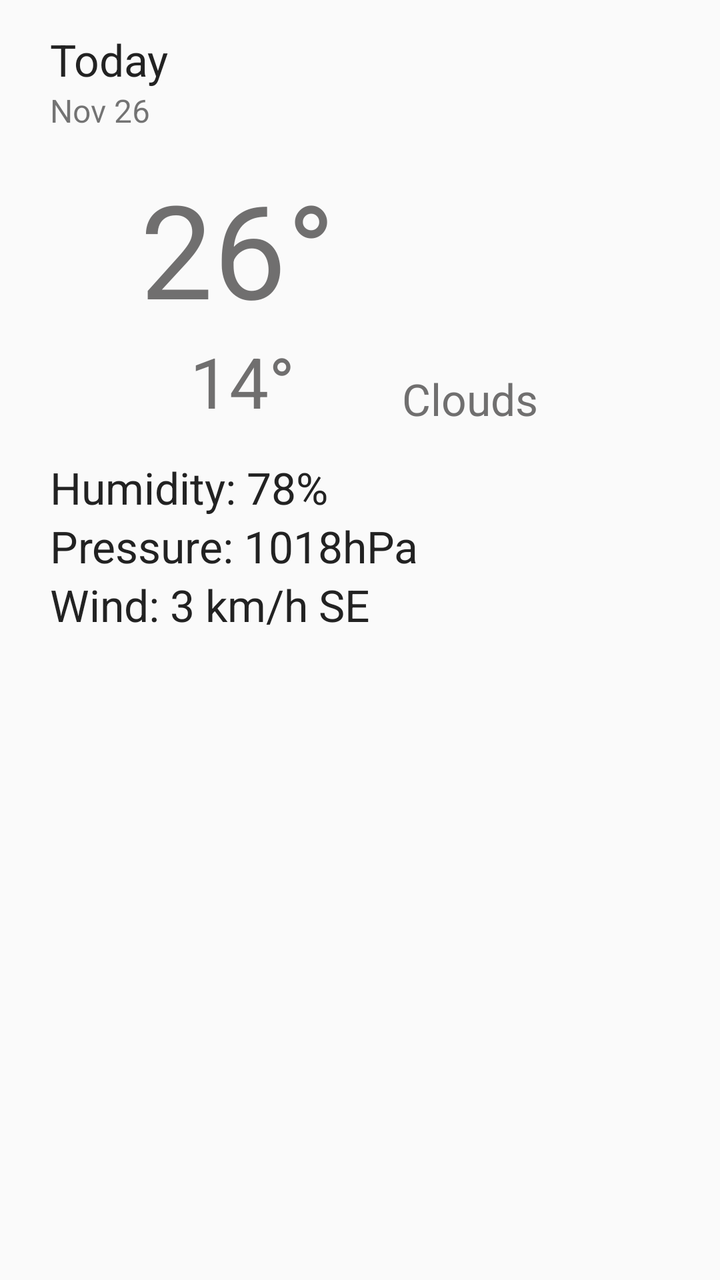
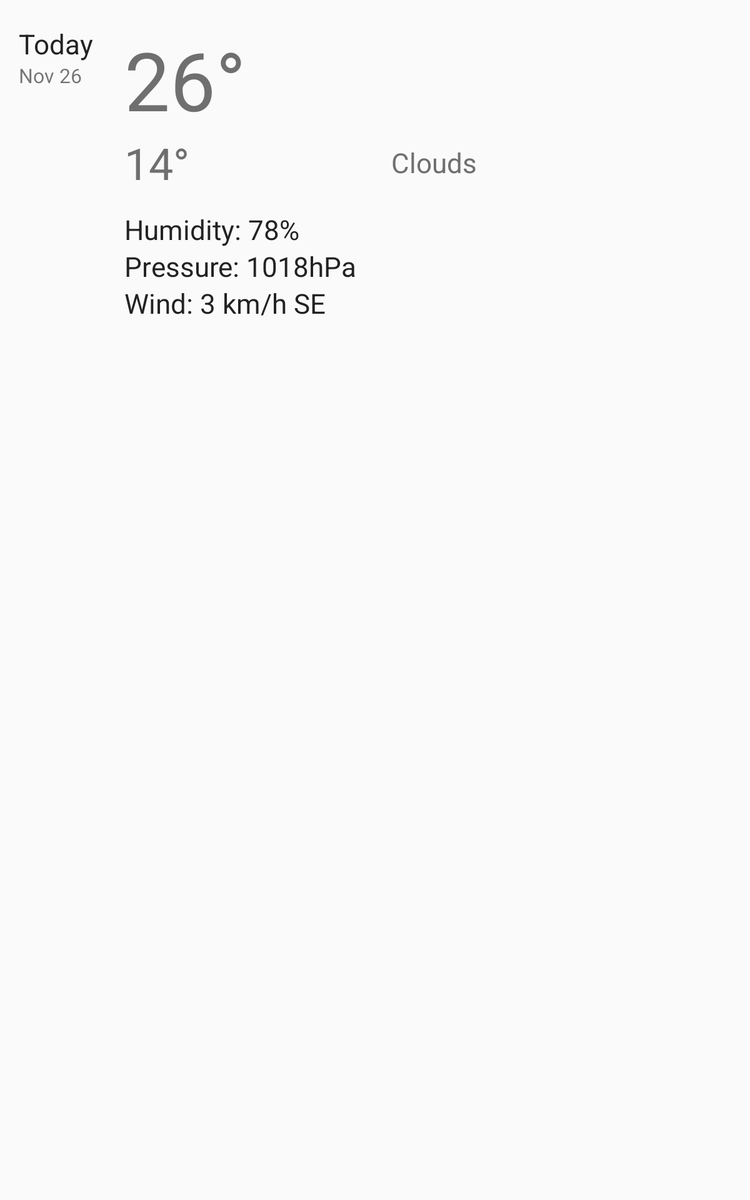

Compare how this app lays out the same screen by default and in its alternative resource folder. The renders come first, then the two layout files and the values they reference.
<!-- AndroidManifest.xml: application theme AppTheme -->
<!-- res/layout/fragment_weather_page.xml -->
<?xml version="1.0" encoding="utf-8"?>
<LinearLayout xmlns:android="http://schemas.android.com/apk/res/android"
    xmlns:tools="http://schemas.android.com/tools"
    android:orientation="vertical"
    android:layout_width="match_parent"
    android:layout_height="match_parent"
    android:paddingStart="25dp"
    android:paddingLeft="25dp"
    android:paddingEnd="5dp"
    android:paddingRight="5dp"
    android:paddingTop="15dp" >

    <TextView
        android:id="@+id/page_week_date"
        android:layout_width="wrap_content"
        android:layout_height="wrap_content"
        android:textColor="@color/page_text_1"
        android:textSize="@dimen/page_textSize_1"
        tools:text="Today" />

    <TextView
        android:id="@+id/page_date"
        android:layout_width="wrap_content"
        android:layout_height="wrap_content"
        android:textSize="@dimen/page_textSize_2"
        tools:text="Nov 26" />

    <LinearLayout
        android:layout_width="wrap_content"
        android:layout_height="wrap_content"
        android:layout_marginBottom="15dp"
        android:layout_marginStart="45dp"
        android:layout_marginLeft="45dp"
        android:layout_marginTop="15dp" >

        <LinearLayout
            android:id="@+id/top_left_layout"
            android:layout_width="wrap_content"
            android:layout_height="wrap_content"
            android:orientation="vertical">

            <TextView
                android:id="@+id/page_temp_max"
                android:layout_width="wrap_content"
                android:layout_height="wrap_content"
                android:textColor="@color/page_text_2"
                android:textSize="@dimen/top_textSize_l"
                tools:text="26°" />

            <TextView
                android:id="@+id/page_temp_min"
                android:layout_width="wrap_content"
                android:layout_height="wrap_content"
                android:paddingStart="25dp"
                android:paddingLeft="25dp"
                android:paddingEnd="0dp"
                android:paddingRight="0dp"
                android:textColor="@color/page_text_2"
                android:textSize="@dimen/top_textSize_m"
                tools:text="14°" />
        </LinearLayout>

        <LinearLayout
            android:layout_width="wrap_content"
            android:layout_height="wrap_content"
            android:layout_gravity="bottom"
            android:orientation="vertical"
            android:paddingStart="20dp"
            android:paddingLeft="20dp"
            android:paddingEnd="0dp"
            android:paddingRight="0dp" >

            <ImageView
                android:id="@+id/page_weather_icon"
                android:layout_width="95dp"
                android:layout_height="95dp"
                tools:srcCompat="@drawable/ic_cloudy" />

            <TextView
                android:id="@+id/page_weather"
                android:layout_width="wrap_content"
                android:layout_height="wrap_content"
                android:layout_gravity="center"
                android:textColor="@color/page_text_2"
                android:textSize="@dimen/top_textSize_s"
                tools:text="Clouds" />
        </LinearLayout>

    </LinearLayout>

    <TextView
        android:id="@+id/page_humidity"
        android:layout_width="wrap_content"
        android:layout_height="wrap_content"
        android:textColor="@color/page_text_1"
        android:textSize="@dimen/page_textSize_1"
        tools:text="Humidity: 78%" />

    <TextView
        android:id="@+id/page_pressure"
        android:layout_width="wrap_content"
        android:layout_height="wrap_content"
        android:textColor="@color/page_text_1"
        android:textSize="@dimen/page_textSize_1"
        tools:text="Pressure: 1018hPa" />

    <TextView
        android:id="@+id/page_wind"
        android:layout_width="wrap_content"
        android:layout_height="wrap_content"
        android:textColor="@color/page_text_1"
        android:textSize="@dimen/page_textSize_1"
        tools:text="Wind: 3 km/h SE" />

</LinearLayout>
<!-- resources referenced by this layout -->
<resources>
  <color name="page_text_1">#222222</color>
  <color name="page_text_2">#706f6f</color>
  <dimen name="page_textSize_1">22sp</dimen>
  <dimen name="page_textSize_2">16sp</dimen>
  <dimen name="top_textSize_l">65sp</dimen>
  <dimen name="top_textSize_m">35sp</dimen>
  <dimen name="top_textSize_s">22sp</dimen>
  <style name="AppTheme" parent="Theme.AppCompat.Light.DarkActionBar">
          
          <item name="colorPrimary">@color/colorPrimary</item>
          <item name="colorPrimaryDark">@color/colorPrimaryDark</item>
          <item name="colorAccent">@color/colorAccent</item>
      </style>
  <color name="colorPrimary">#ff1ca8f4</color>
  <color name="colorPrimaryDark">#0288D1</color>
  <color name="colorAccent">#FF4081</color>
</resources>
<!-- res/layout-sw600dp/fragment_weather_page.xml (the repository's variant of the layout above) -->
<!-- drawn on a 7-inch tablet held upright -->
<?xml version="1.0" encoding="utf-8"?>
<LinearLayout xmlns:android="http://schemas.android.com/apk/res/android"
    xmlns:tools="http://schemas.android.com/tools"
    android:orientation="horizontal"
    android:layout_width="match_parent"
    android:layout_height="match_parent"
    android:layout_marginTop="20dp" >

    <LinearLayout
        android:layout_width="wrap_content"
        android:layout_height="wrap_content"
        android:layout_marginStart="15dp"
        android:layout_marginLeft="15dp"
        android:orientation="vertical" >

        <TextView
            android:id="@+id/page_week_date"
            android:layout_width="wrap_content"
            android:layout_height="wrap_content"
            android:textColor="@color/page_text_1"
            android:textSize="@dimen/page_textSize_1"
            tools:text="Today" />

        <TextView
            android:id="@+id/page_date"
            android:layout_width="wrap_content"
            android:layout_height="wrap_content"
            android:textSize="@dimen/page_textSize_2"
            tools:text="Nov 26" />
    </LinearLayout>

    <LinearLayout
        android:layout_width="wrap_content"
        android:layout_height="wrap_content"
        android:layout_marginStart="25dp"
        android:layout_marginLeft="25dp"
        android:orientation="vertical" >

        <LinearLayout
            android:id="@+id/top_left_layout"
            android:layout_width="wrap_content"
            android:layout_height="wrap_content"
            android:layout_marginBottom="15dp"
            android:orientation="vertical">

            <TextView
                android:id="@+id/page_temp_max"
                android:layout_width="wrap_content"
                android:layout_height="wrap_content"
                android:textColor="@color/page_text_2"
                android:textSize="@dimen/top_textSize_l"
                tools:text="26°" />

            <TextView
                android:id="@+id/page_temp_min"
                android:layout_width="wrap_content"
                android:layout_height="wrap_content"
                android:textColor="@color/page_text_2"
                android:textSize="@dimen/top_textSize_m"
                tools:text="14°" />
        </LinearLayout>

        <TextView
            android:id="@+id/page_humidity"
            android:layout_width="wrap_content"
            android:layout_height="wrap_content"
            android:textColor="@color/page_text_1"
            android:textSize="@dimen/page_textSize_1"
            tools:text="Humidity: 78%" />

        <TextView
            android:id="@+id/page_pressure"
            android:layout_width="wrap_content"
            android:layout_height="wrap_content"
            android:textColor="@color/page_text_1"
            android:textSize="@dimen/page_textSize_1"
            tools:text="Pressure: 1018hPa" />

        <TextView
            android:id="@+id/page_wind"
            android:layout_width="wrap_content"
            android:layout_height="wrap_content"
            android:textColor="@color/page_text_1"
            android:textSize="@dimen/page_textSize_1"
            tools:text="Wind: 3 km/h SE" />

    </LinearLayout>

    <LinearLayout
        android:layout_width="wrap_content"
        android:layout_height="wrap_content"
        android:orientation="vertical"
        android:paddingStart="15dp"
        android:paddingLeft="15dp"
        android:paddingEnd="0dp"
        android:paddingRight="0dp" >

        <ImageView
            android:id="@+id/page_weather_icon"
            android:layout_width="95dp"
            android:layout_height="95dp"
            tools:srcCompat="@drawable/ic_cloudy" />

        <TextView
            android:id="@+id/page_weather"
            android:layout_width="wrap_content"
            android:layout_height="wrap_content"
            android:layout_gravity="center"
            android:textColor="@color/page_text_2"
            android:textSize="@dimen/top_textSize_s"
            tools:text="Clouds" />
    </LinearLayout>

</LinearLayout>
